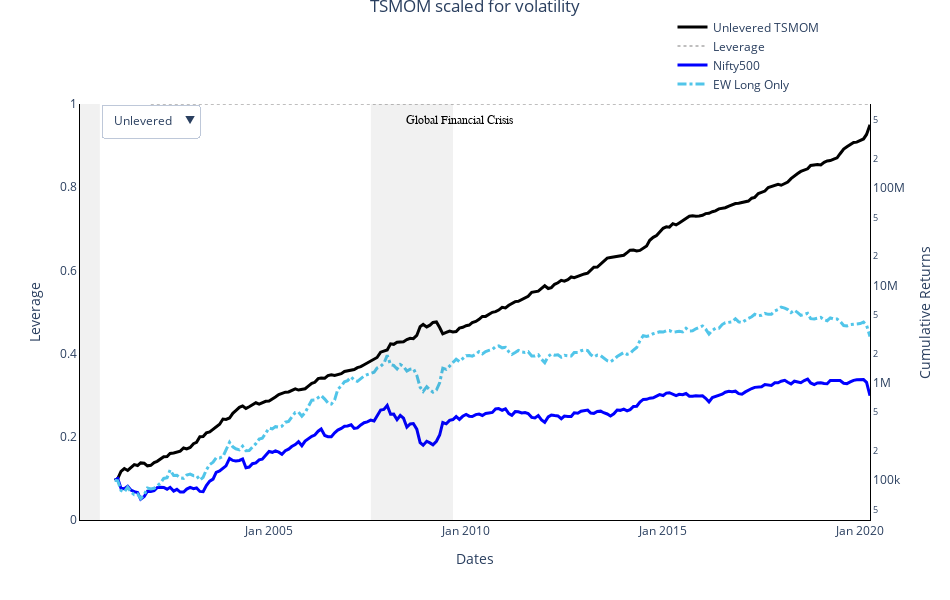

Here is the notebook cell this chart was saved with:
### Code cell
ts_idx = levered.index
init_cap = 100000
trace_10 = Scatter(x = ts_idx,
                   y = unlevered.Cumulative * init_cap,
                   visible = True, 
                   name = 'Unlevered TSMOM',
                   yaxis = 'y2',
                   line = dict(dash = 'solid',
                               color = 'black', 
                               width = 3)
                 )
trace_20 = Scatter(x = ts_idx,
                   y = unlevered.Leverage,
                   visible = True,
                   name = 'Leverage',
#                    secondary_y = False,
                   yaxis = 'y1',
                   line = dict(dash = 'dot',
                               color = '#aaa9a9', 
                               width = 1.5, 
                               )
                 )
                  
trace_30 =  Scatter(x = ts_idx,
                    y = nifty_m_cum * init_cap,
                    visible = True,
                    name = 'Nifty500',
#                     secondary_y = True,
                    yaxis = 'y2',
                    line = dict(dash = 'solid', 
                                color = 'blue', 
                                width = 3)    
                   )

trace_11 = Scatter(x = ts_idx,
                   y = (levered.Cumulative * init_cap),
                   visible = False,
                   name = 'Levered TSMOM',
#                    secondary_y = True,
                   yaxis = 'y2',
                   line = dict(dash = 'solid',
                               color = 'black', 
                               width = 3)
                 )
trace_12 = Scatter(x = ts_idx,
                   y = (levered.Leverage),
                   visible = False,
                   name = 'Leverage',
#                    secondary_y = False,
                   yaxis = 'y1',
                   line = dict(dash = 'dot',
                               color = '#aaa9a9', 
                               width = 1.5),
                 )
trace_13 = Scatter(x = ts_idx,
                   y = (nifty_m_cum) * init_cap,
                   visible = False,
                   name = 'Nifty 500',
#                    secondary_y = True,
                   yaxis = 'y2',
                   line = dict(dash = 'solid',
                               color = 'blue', 
                               width = 3,
                              )
                  )

trace100 = Scatter(x = EW.index ,
                   y = EW * init_cap, 
                   visible = True, 
                   name = 'EW Long Only',
#                    secondary_y = True, 
                   yaxis = 'y2', 
                   line = dict(dash = 'dashdot', 
                               color = '#51c5e9', 
                               width = 3), 
                  )
data_ttl = [trace_10, trace_20, trace_30, trace_11, trace_12, trace_13, trace100]
updatemenus = list([dict(#type="buttons", 
                         active= 0, 
                         
                         buttons=list([dict(label = 'Unlevered',  
                                            method = 'update', 
                                            args = [{'visible': [True, True, True, False, False, False, True]},]),
                       
                                       dict(label = 'Levered', 
                                            method = 'update', 
                                            args = [{'visible': [False, False, False, True, True, True, True]},]), 
                                       
                                      ]),  
                         x = 0.15,
                         y = 1
                        ),
                   ], 
                   
                  )

lay = Layout(title = dict(text = 'TSMOM scaled for volatility',
                          x = 0.5,
                          y = 1,
                         ),
             legend = dict(x = 0.75, y = 1.22),

             xaxis = dict(title = 'Dates', 
                          showgrid = True, 
                          showticklabels = True,
                          linecolor = 'black',
                          tickformat = '%b %Y',
                          hoverformat = '%b %Y'
                         ),
              yaxis = dict(title = 'Leverage', 
                          showgrid = False,
                          showticklabels = True,
                          linecolor = 'black',
#                            secondary_y = False,
                          range = [0, int(levered.Leverage.max())],   
                          ),
              yaxis2 = dict(title = 'Cumulative Returns', 
                            showgrid = False,
                            showticklabels = True,
                            linecolor = 'black',
#                             range = [4.7, 9],
#                             nticks = 5,
                            type = 'log',
#                             secondary_y = True
#                             tickformat = "$0,.0f",
                            separatethousands = True,
                            side = 'right',
                            overlaying = 'y'
                          ),
             hovermode= 'x unified',
             
             paper_bgcolor = 'white',
             plot_bgcolor = 'white',
             autosize = False,
             height = 600,
             width = 950,
             showlegend = True,
             updatemenus = updatemenus,

             shapes = [
                 {
                     'type' : 'line',
                     'xref' : 'paper',
                     'x0' : 0,
                     'y0' : init_cap,
                     'x1' : 1,
                     'y1' : init_cap,
                     'line' : {
                         
                         'color': 'black',
                         'width': 1,
                         'dash': 'dash'
                             },
                 },
                     {
                      'x0':'2000-03-15', 
                      'x1':'2000-09-15', 
                      'yref': 'paper',
                      'y0':0,
                      'y1':1,
                      'fillcolor':'rgba(30,30,30,0.3)',  
                      'opacity':.2, 
                      'line' : {'width': 0
                               },
                      },
                     {
                      
                      'x0':'2007-08-01', 
                      'x1':'2009-09-01', 
                      'yref': 'paper',
                      'y0':0,
                      'y1':1,
                      'fillcolor':'rgba(30,30,30,0.3)',  
                      'opacity':.2, 
                      'line' : {'width': 0
                               },
                      },
             ]
            )
annot = []

annot.extend([dict(xref = 'paper',
                  yref = 'paper',
                  x= 0.55, 
                  y= 0.98,
                  xanchor ='right', 
                  yanchor='auto',
                  text= 'Global Financial Crisis',
                  font=dict(family='<b>Arial<b>',
                            size= 12, 
                            color= 'black',
                           ),
                  showarrow=False), 
#             dict(xref = 'paper',
#                   yref = 'paper',
#                   x= 0.215, 
#                   y= 0.98,
#                   xanchor ='right', 
#                   yanchor='auto',
#                   text= 'Dotcom',
#                   font=dict(family='<b>Arial<b>',
#                             size= 12, 
#                             color= 'black',
#                            ),
#                   showarrow=False)
             ]
            )

lay['annotations'] = annot
fig_ttl = Figure(data = data_ttl, layout = lay)
# iplot(fig_ttl, 
#       show_link = False, 
# #       filename = '/Users/Ravi/Desktop/Git/india-famafrench/docs/_static/IndiaMom.html'
#      )
# py.iplot(fig_ttl)
iplot(fig_ttl)

### Figure 1 — Plotly figure (JSON) as saved in the notebook; plotly's stock layout.template omitted (floating-point values rounded to 4 significant figures; data arrays with more than 128 entries replaced by an {"elided": "..."} marker saying what was removed)
{"data": [{"line": {"color": "black", "dash": "solid", "width": 3}, "name": "Unlevered TSMOM", "type": "scatter", "visible": true, "x": {"elided": "231 str values"}, "y": {"elided": "231 float values"}, "yaxis": "y2"}, {"line": {"color": "#aaa9a9", "dash": "dot", "width": 1.5}, "name": "Leverage", "type": "scatter", "visible": true, "x": {"elided": "231 str values"}, "y": {"elided": "231 int values"}, "yaxis": "y"}, {"line": {"color": "blue", "dash": "solid", "width": 3}, "name": "Nifty500", "type": "scatter", "visible": true, "x": {"elided": "231 str values"}, "y": {"elided": "231 float values"}, "yaxis": "y2"}, {"line": {"color": "black", "dash": "solid", "width": 3}, "name": "Levered TSMOM", "type": "scatter", "visible": false, "x": {"elided": "231 str values"}, "y": {"elided": "231 float values"}, "yaxis": "y2"}, {"line": {"color": "#aaa9a9", "dash": "dot", "width": 1.5}, "name": "Leverage", "type": "scatter", "visible": false, "x": {"elided": "231 str values"}, "y": {"elided": "231 float values"}, "yaxis": "y"}, {"line": {"color": "blue", "dash": "solid", "width": 3}, "name": "Nifty 500", "type": "scatter", "visible": false, "x": {"elided": "231 str values"}, "y": {"elided": "231 float values"}, "yaxis": "y2"}, {"line": {"color": "#51c5e9", "dash": "dashdot", "width": 3}, "name": "EW Long Only", "type": "scatter", "visible": true, "x": {"elided": "231 str values"}, "y": {"elided": "231 float values"}, "yaxis": "y2"}], "layout": {"annotations": [{"font": {"color": "black", "family": "<b>Arial<b>", "size": 12}, "showarrow": false, "text": "Global Financial Crisis", "x": 0.55, "xanchor": "right", "xref": "paper", "y": 0.98, "yanchor": "auto", "yref": "paper"}], "autosize": false, "height": 600, "hovermode": "x unified", "legend": {"x": 0.75, "y": 1.22}, "paper_bgcolor": "white", "plot_bgcolor": "white", "shapes": [{"line": {"color": "black", "dash": "dash", "width": 1}, "type": "line", "x0": 0, "x1": 1, "xref": "paper", "y0": 100000, "y1": 100000}, {"fillcolor": "rgba(30,30,30,0.3)", "line": {"width": 0}, "opacity": 0.2, "x0": "2000-03-15", "x1": "2000-09-15", "y0": 0, "y1": 1, "yref": "paper"}, {"fillcolor": "rgba(30,30,30,0.3)", "line": {"width": 0}, "opacity": 0.2, "x0": "2007-08-01", "x1": "2009-09-01", "y0": 0, "y1": 1, "yref": "paper"}], "showlegend": true, "title": {"text": "TSMOM scaled for volatility", "x": 0.5, "y": 1}, "updatemenus": [{"active": 0, "buttons": [{"args": [{"visible": [true, true, true, false, false, false, true]}], "label": "Unlevered", "method": "update"}, {"args": [{"visible": [false, false, false, true, true, true, true]}], "label": "Levered", "method": "update"}], "x": 0.15, "y": 1}], "width": 950, "xaxis": {"hoverformat": "%b %Y", "linecolor": "black", "showgrid": true, "showticklabels": true, "tickformat": "%b %Y", "title": {"text": "Dates"}}, "yaxis": {"linecolor": "black", "range": [0, 1], "showgrid": false, "showticklabels": true, "title": {"text": "Leverage"}}, "yaxis2": {"linecolor": "black", "overlaying": "y", "separatethousands": true, "showgrid": false, "showticklabels": true, "side": "right", "title": {"text": "Cumulative Returns"}, "type": "log"}}}
